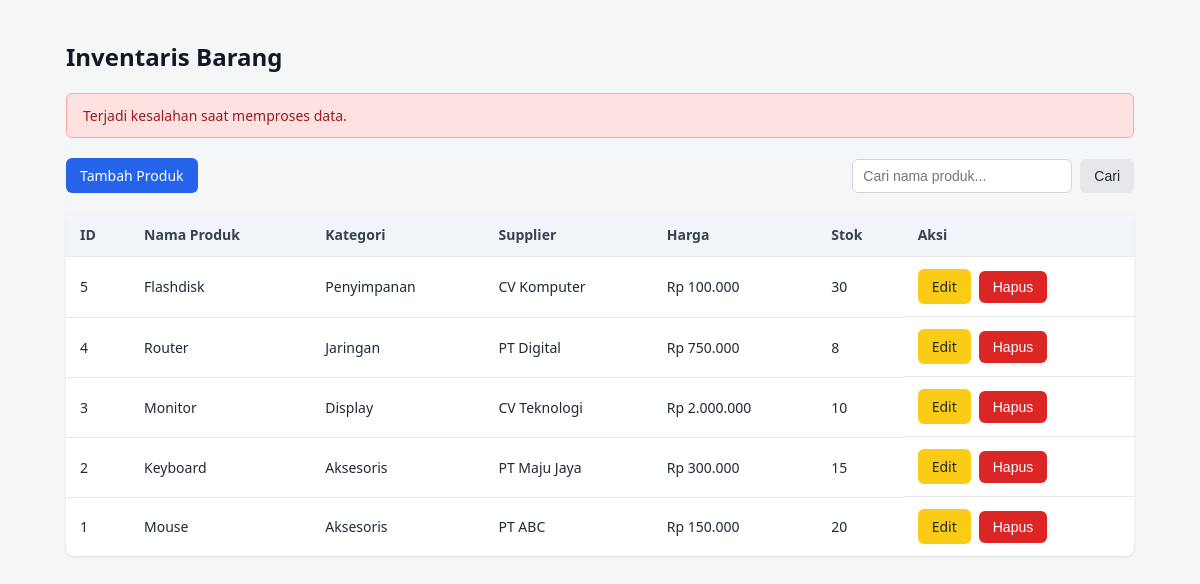
The app's page /index.php?msg=error with its own data.
### tables this page shows
CREATE TABLE `products` (
  `id` int NOT NULL,
  `name` varchar(150) NOT NULL,
  `category_id` int NOT NULL,
  `supplier_id` int NOT NULL,
  `price` decimal(12,2) NOT NULL,
  `stock` int NOT NULL DEFAULT '0'
);

CREATE TABLE `categories` (
  `id` int NOT NULL,
  `name` varchar(100) NOT NULL
);

CREATE TABLE `suppliers` (
  `id` int NOT NULL,
  `name` varchar(100) NOT NULL,
  `phone` varchar(20) DEFAULT NULL
);

### index.php (the view, shortened to what this page needs)
<?php
$search = isset($_GET['search']) ? trim($_GET['search']) : '';
try {
    $pdo = Database::getInstance()->getConnection();
    if ($search !== '') {
        $stmt = $pdo->prepare(
            "SELECT products.id, products.name, categories.name AS category_name,
                    suppliers.name AS supplier_name, products.price, products.stock
             FROM products
             JOIN categories ON products.category_id = categories.id
             JOIN suppliers ON products.supplier_id = suppliers.id
             WHERE products.name LIKE :search
             ORDER BY products.id DESC"
        );
        $stmt->execute(['search' => '%' . $search . '%']);
    } else {
        $stmt = $pdo->prepare(
            "SELECT products.id, products.name, categories.name AS category_name,
                    suppliers.name AS supplier_name, products.price, products.stock
             FROM products
             JOIN categories ON products.category_id = categories.id
             JOIN suppliers ON products.supplier_id = suppliers.id
             ORDER BY products.id DESC"
        );
        $stmt->execute();
    }
    $products = $stmt->fetchAll();
} catch (PDOException $e) {
    $products = [];
    $dbError = true;
}
$msg = isset($_GET['msg']) ? $_GET['msg'] : '';
$messages = [
    'created' => 'Produk berhasil ditambahkan.',
    'updated' => 'Produk berhasil diubah.',
    'deleted' => 'Produk berhasil dihapus.',
    'error' => 'Terjadi kesalahan saat memproses data.',
];
?>
<!DOCTYPE html>
<html lang="id">
<head>
<link rel="stylesheet" href="assets/style.css">
</head>
<body>
<div class="container">
    <h1>Inventaris Barang</h1>
    <?php if ($msg !== '' && isset($messages[$msg])): ?>
    <div class="flash <?php echo $msg === 'error' ? 'flash-error' : 'flash-success'; ?>">
        <?php echo htmlspecialchars($messages[$msg]); ?>
    </div>
    <?php endif; ?>
    <div class="toolbar">
        <a class="btn btn-primary" href="create.php">Tambah Produk</a>
        <form class="search-form" method="GET" action="index.php">
            <input type="text" name="search" placeholder="Cari nama produk..." value="<?php echo htmlspecialchars($search); ?>">
            <button class="btn btn-secondary" type="submit">Cari</button>
        </form>
    </div>
    <table class="data-table">
        <thead>
        <tr>
            <th>ID</th>
            <th>Nama Produk</th>
            <th>Kategori</th>
            <th>Supplier</th>
            <th>Harga</th>
            <th>Stok</th>
            <th>Aksi</th>
        </tr>
        </thead>
        <tbody>
        <?php if (count($products) === 0): ?>
        <tr>
            <td colspan="7" class="empty-row">Tidak ada data produk.</td>
        </tr>
        <?php else: ?>
        <?php foreach ($products as $product): ?>
        <tr>
            <td><?php echo htmlspecialchars((string) $product['id']); ?></td>
            <td><?php echo htmlspecialchars($product['name']); ?></td>
            <td><?php echo htmlspecialchars($product['category_name']); ?></td>
            <td><?php echo htmlspecialchars($product['supplier_name']); ?></td>
            <td>Rp <?php echo htmlspecialchars(number_format((float) $product['price'], 0, ',', '.')); ?></td>
            <td><?php echo htmlspecialchars((string) $product['stock']); ?></td>
            <td class="actions">
                <a class="btn btn-edit" href="edit.php?id=<?php echo urlencode((string) $product['id']); ?>">Edit</a>
                <form method="POST" action="delete.php" onsubmit="return confirm('Hapus produk ini?');">
                    <button class="btn btn-delete" type="submit">Hapus</button>
                </form>
            </td>
        </tr>
        <?php endforeach; ?>
        <?php endif; ?>
        </tbody>
    </table>
</div>
</body>
</html>

### assets/style.css (style rules this page uses)
* { box-sizing: border-box; }
body { margin: 0; font-family: 'Segoe UI', Arial, sans-serif; background-color: #f4f6f8; color: #1f2937; }
.container { max-width: 1100px; margin: 0 auto; padding: 24px 16px 60px; }
h1 { font-size: 24px; margin-bottom: 20px; color: #111827; }
.flash { padding: 12px 16px; border-radius: 6px; margin-bottom: 20px; font-size: 14px; }
.flash-error { background-color: #fee2e2; color: #991b1b; border: 1px solid #fca5a5; }
.toolbar { display: flex; flex-wrap: wrap; justify-content: space-between; align-items: center; gap: 12px; margin-bottom: 20px; }
.search-form { display: flex; gap: 8px; flex-wrap: wrap; }
.search-form input[type="text"] { padding: 8px 10px; border: 1px solid #d1d5db; border-radius: 6px; font-size: 14px; min-width: 220px; }
.btn { display: inline-block; padding: 8px 14px; border-radius: 6px; font-size: 14px; text-decoration: none; border: none; cursor: pointer; }
.btn-primary { background-color: #2563eb; color: #ffffff; }
.btn-secondary { background-color: #e5e7eb; color: #1f2937; }
.btn-edit { background-color: #facc15; color: #1f2937; }
.btn-delete { background-color: #dc2626; color: #ffffff; }
.data-table { width: 100%; border-collapse: collapse; background-color: #ffffff; border-radius: 8px; overflow: hidden; box-shadow: 0 1px 3px rgba(0, 0, 0, 0.1); }
.data-table th, .data-table td { padding: 12px 14px; text-align: left; border-bottom: 1px solid #e5e7eb; font-size: 14px; }
.data-table th { background-color: #f1f5f9; color: #374151; font-weight: 600; }
.data-table tr:last-child td { border-bottom: none; }
.actions { display: flex; gap: 8px; align-items: center; }
.actions form { margin: 0; }

### records on screen
products: id "5", name "Flashdisk", category.name "Penyimpanan", supplier.name "CV Komputer", price "100.000", stock "30"
products: id "4", name "Router", category.name "Jaringan", supplier.name "PT Digital", price "750.000", stock "8"
products: id "3", name "Monitor", category.name "Display", supplier.name "CV Teknologi", price "2.000.000", stock "10"
products: id "2", name "Keyboard", category.name "Aksesoris", supplier.name "PT Maju Jaya", price "300.000", stock "15"
products: id "1", name "Mouse", category.name "Aksesoris", supplier.name "PT ABC", price "150.000", stock "20"

### other values on screen
$messages[$msg] "Terjadi kesalahan saat memproses data."
